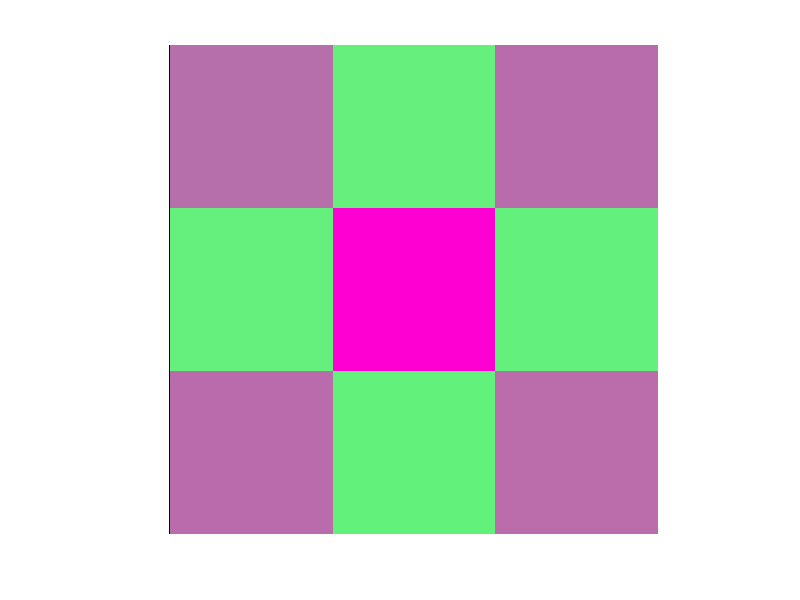
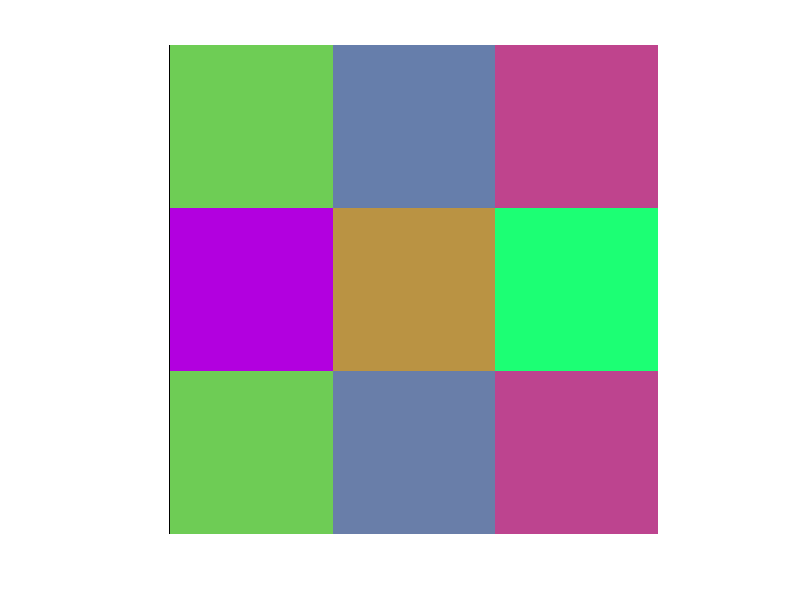
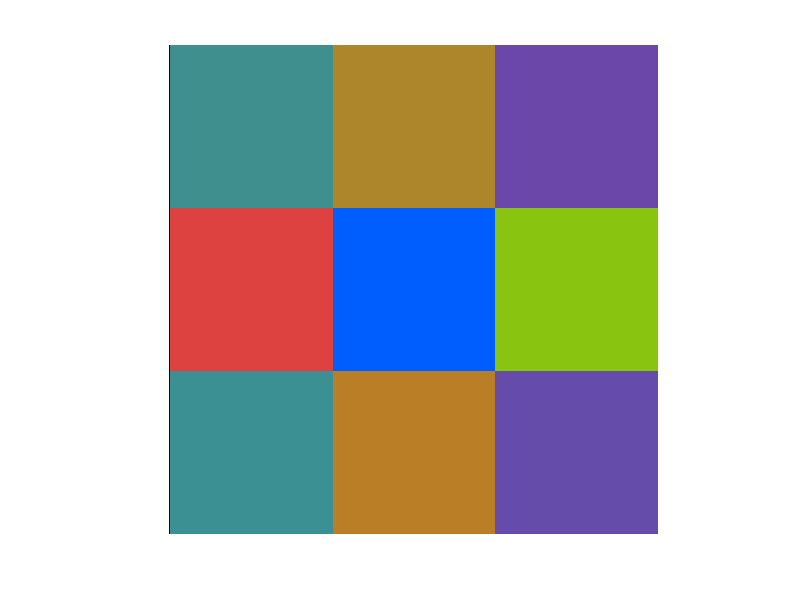
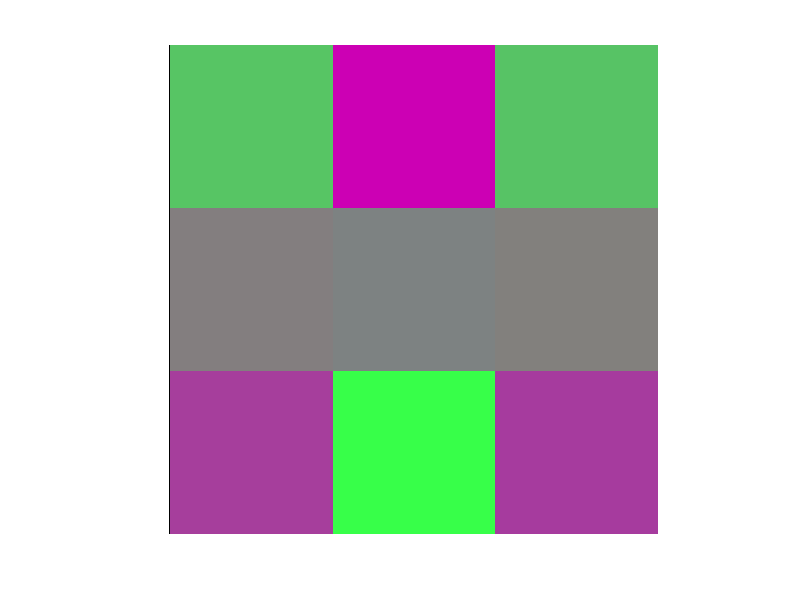

These figures' MATLAB source, in order:
% visualize filters
cliquesize=3;
load('filters.mat');
load('alphas.mat');
filters = V;
for i=1:size(filters,2)
    fil = filters(:,i);
    fil = reshape(fil, cliquesize, cliquesize, 3);
    fil=(fil-min(fil(:)))/(max(fil(:))-min(fil(:)));
    %subplot(size(filters,2),5 ,i), 
    figure, imshow(fil, 'InitialMagnification',5000)
end